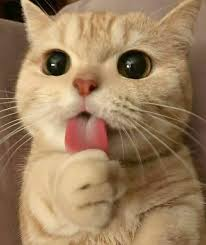
#> input picture Lab 3/cat.jpg, 206 x 245 px
$ jupyter execute Lab3.ipynb   (shell and % lines are left out)
#> lines starting #> are read from the running program, lines starting #| are printed output that depends on the picture
[cell 1]
#Installing Matplotlib
#Installing opencv
#Installing Numpy

[cell 2]
import cv2
import matplotlib.pyplot as plt
img = cv2.imread("cat.jpg")
#> img is the input picture: shape (245, 206, 3); mean B, G, R 95, 127.8, 156.5
img = cv2.cvtColor(img, cv2.COLOR_BGR2RGB) #BGR -> RGB
if img is None:
    print("No image found")

plt.axis('Off') #Removes the axis numbers
plt.imshow(img)
plt.show

# ***Task 1***

#### Part 1

[cell 3]
img_Resize = cv2.resize(img,dsize=(200,150))
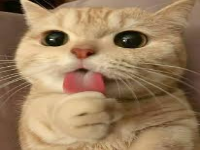
#> img_Resize: shape (150, 200, 3); mean R, G, B 156.4, 127.7, 94.9
plt.imshow(img_Resize)
plt.show
print(img_Resize.shape)
#| (150, 200, 3)

#### Part 2

[cell 4]
import numpy as np
rows , cols, channels = img.shape
#> rows = 245; cols = 206; channels = 3
angle = np.radians(120)
M = cv2.getRotationMatrix2D((rows//2, cols//2), 120,1)
img_Rotation = cv2.warpAffine(img, M, (cols,rows))
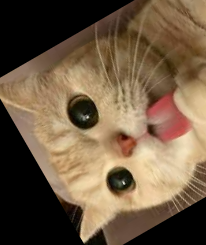
#> img_Rotation: shape (245, 206, 3); mean R, G, B 112.1, 91.2, 67.9
plt.axis('Off')
plt.imshow(img_Rotation)
plt.show()

#### Part 3

[cell 5]
shear_M = np.float32([[1, 0.5, 0],
             		[0, 1  , 0],
            		[0, 0  , 1]])
sheared_img = cv2.warpPerspective(img,shear_M,(int(cols*1.5),int(rows*1.5)))
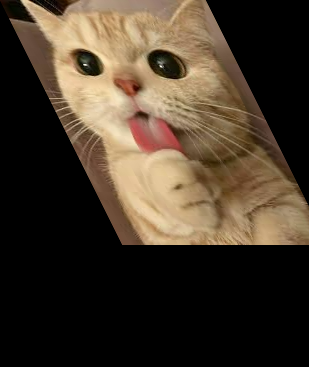
#> sheared_img: shape (367, 309, 3); mean R, G, B 69.3, 56.6, 42.1


plt.axis('Off')
plt.imshow(sheared_img)
plt.show()

# ***Task 2***

#### Negative

[cell 6]
negative = 255 - img
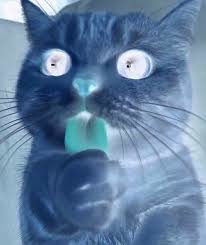
#> negative: shape (245, 206, 3); mean R, G, B 98.5, 127.2, 160
plt.axis('Off')
plt.imshow(negative)
plt.show()

#### Log

[cell 7]
deg_of_enhancement = 40 #its a constant
log_img =  deg_of_enhancement * (np.log(1 + img))
#> log_img: shape (245, 206, 3) float16; 0% of the values are NaN or infinite; the others: min 0, max 221.5, mean 188.2
log_img = np.uint8(log_img)
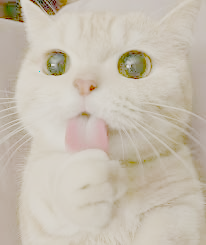
#> log_img: shape (245, 206, 3); mean R, G, B 198.7, 189.6, 175.1
plt.axis('off')
plt.imshow(cv2.cvtColor(log_img, cv2.COLOR_BGR2RGB))
plt.show()
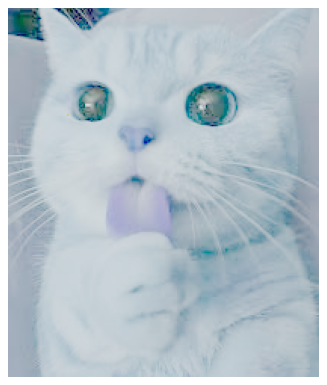
#> figure drawn by matplotlib, 1 panel; B, G, R data is drawn as R, G, B

#### Power

[cell 8]
gamma = 4 #increasing gamma -> darker | decreasing gamma -> brighter
power_img = np.power(img / 255.0, gamma) * 255.0
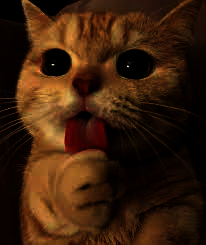
#> power_img: shape (245, 206, 3) float64; mean R, G, B 59.2, 31.1, 11.2
power_img = power_img.astype(np.uint8)

plt.axis('off')
plt.imshow(cv2.cvtColor(power_img, cv2.COLOR_BGR2RGB))
plt.show()
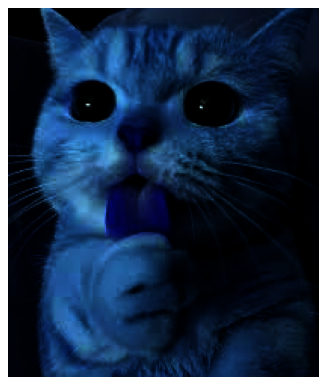
#> figure drawn by matplotlib, 1 panel; B, G, R data is drawn as R, G, B
